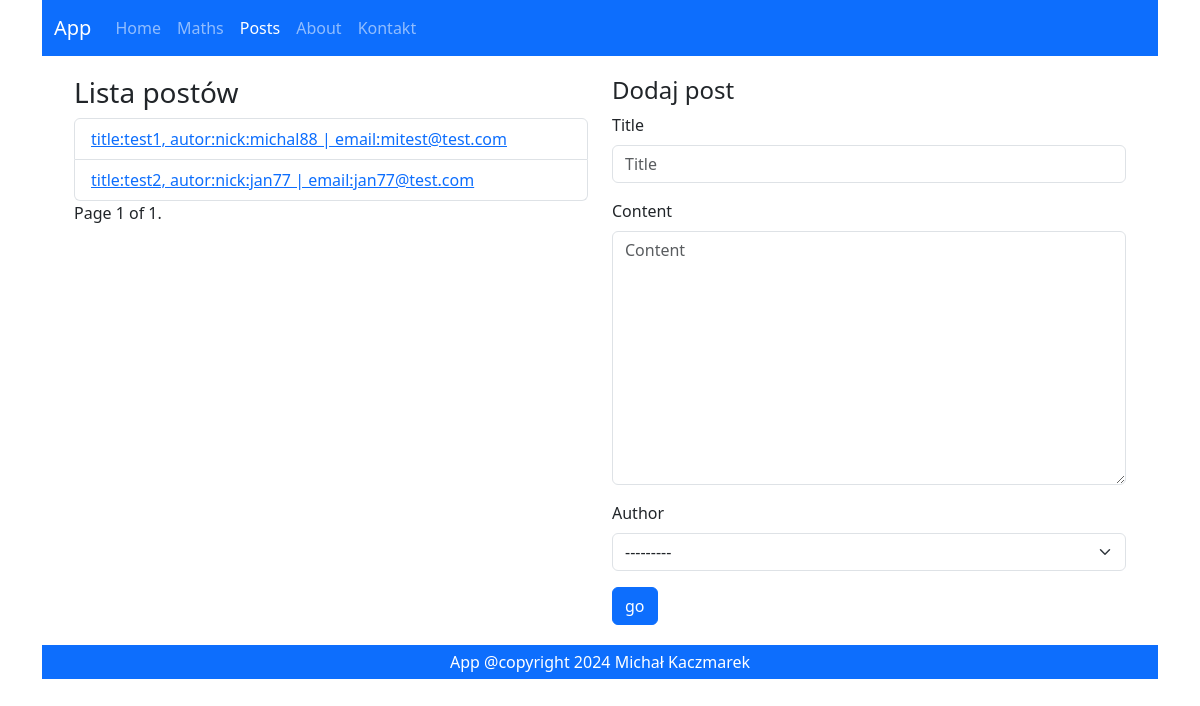
The app's page /posts/list/?page=2, older data.
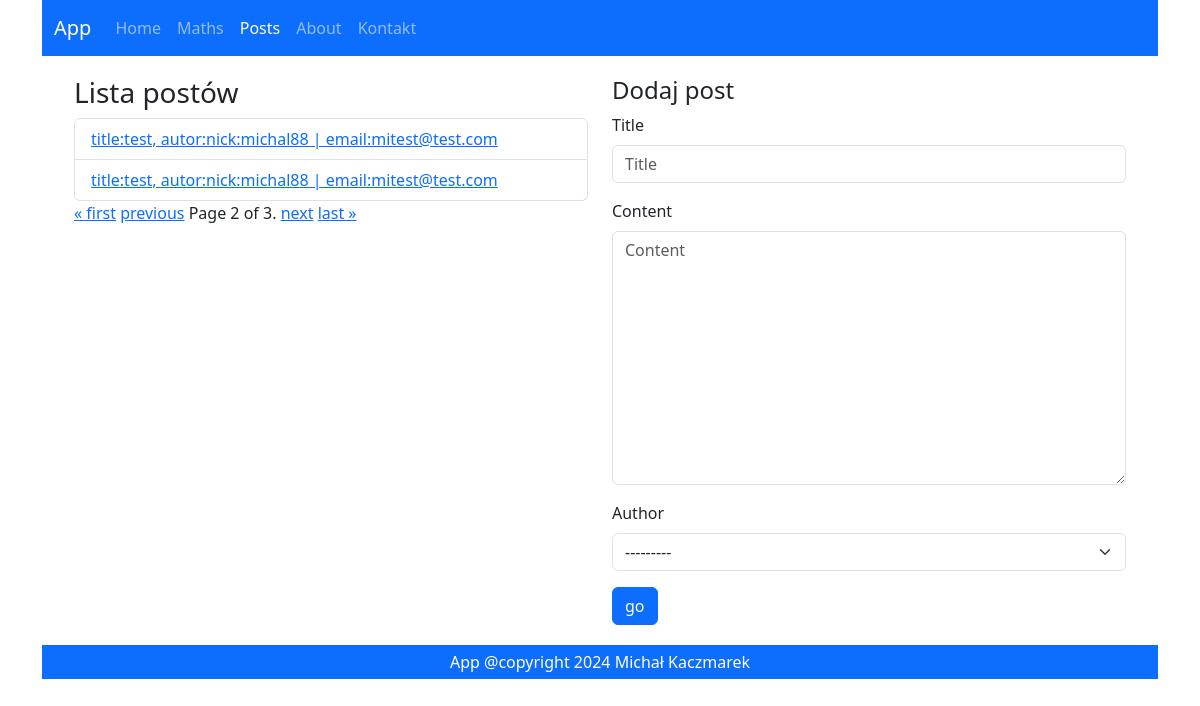
The same page, newer data.
### posts/models.py (models this page shows)
class Post(models.Model):
    title = models.CharField(max_length=50)
    content = models.TextField()
    created = models.DateTimeField(
        auto_now_add=True,
    )
    modified = models.DateTimeField(
        auto_now=True,
    )
    author = models.ForeignKey(
        'posts.Author',
        on_delete=models.CASCADE,
    )
    def __str__(self):
        return f"title:{self.title}, autor:{self.author}"

class Author(models.Model):
    nick = models.CharField(max_length=20)
    email = models.EmailField()
    bio = models.TextField(null=True, blank=True)
    def __str__(self):
        return f"nick:{self.nick} | email:{self.email}"

### posts/views.py (the view, shortened to what this page needs)
# urls.py: path('list/', posts_list, name="list"),
def posts_list(request):
    form = PostForm()
    posts = Post.objects.all()
    paginator = Paginator(posts, 2)
    page_number = request.GET.get('page')
    posts = paginator.get_page(page_number)
    return render(
        request=request,
        template_name="posts/list.html",
        context={
            "posts": posts,
            "form": form
        }
    )

### posts/forms.py (shortened to what this page needs)
class PostForm(forms.ModelForm):
    class Meta:
        model = Post
        fields = "__all__"

### posts/templates/posts/list.html (shortened to what this page needs)
{% extends 'main.html' %}
{% load django_bootstrap5 %}
{% block content %}
<div class="col">
  <h3>Lista postów</h3>
  <ul class="list-group">
    {% for p in posts %}
      <li class="list-group-item">
        <a href="{% url 'posts:details' p.id %}">{{ p }}</a>
      </li>
    {% endfor %}
  </ul>
  <div class="pagination">
    <span class="step-links">
      {% if posts.has_previous %}
        <a href="?page=1">« first</a>
        <a href="?page={{ posts.previous_page_number }}">previous</a>
      {% endif %}
      <span class="current">Page {{ posts.number }} of {{ posts.paginator.num_pages }}.</span>
      {% if posts.has_next %}
        <a href="?page={{ posts.next_page_number }}">next</a>
        <a href="?page={{ posts.paginator.num_pages }}">last »</a>
      {% endif %}
    </span>
  </div>
</div>
<div class="col">
  <h4>Dodaj post</h4>
  <form method="post">
    {% bootstrap_form form %}
    <input type="submit" value="go" class="btn btn-primary"/>
  </form>
</div>
{% endblock %}

Row changes from the older to the newer data that the page shows:
no longer on this page (row unchanged): Post: title+author "title:test1, autor:nick:michal88 | email:mitest@test.com"
no longer on this page (row unchanged): Post: title+author "title:test2, autor:nick:jan77 | email:jan77@test.com"
added Post: title+author "title:test, autor:nick:michal88 | email:mitest@test.com"
added Post: title+author "title:test, autor:nick:michal88 | email:mitest@test.com"
Text that changed along with them:
{{ posts.number }}: "1" → "2"
{{ posts.paginator.num_pages }}: "1" → "3"
text now shown: "« first previous next last »"
